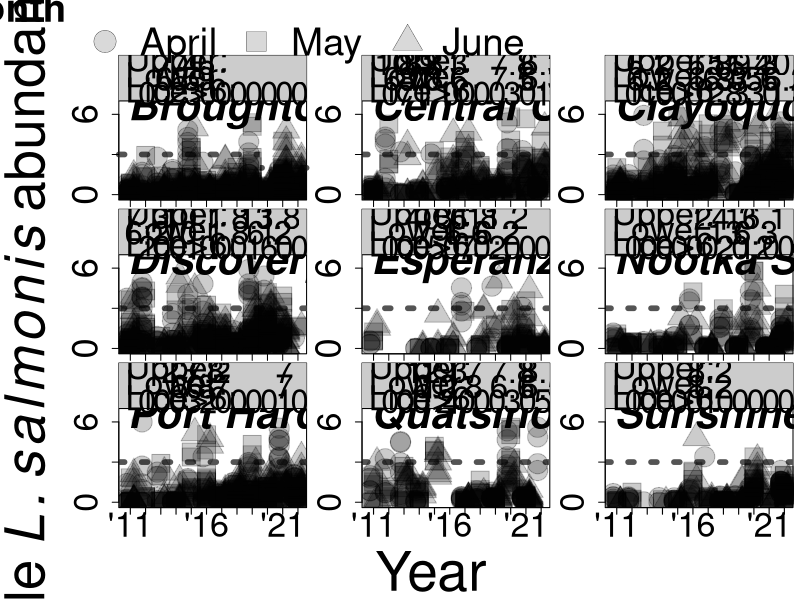

This figure's R source:
# Figure 2: Sea Lice Counts #

## Load packages ## 

library(tidyverse)

## Load the data ## 
#quartz()

motiles <- read.csv("Data/5_SeaLiceCounts.csv")

## Prepare the data ##

motiles <- motiles %>%
  filter(Month %in% c("April", "May", "June")) %>%
  mutate(Mots = .$Average.L..salmonis.motiles.per.fish,
         Mots1 = Mots) 
           
motiles$Mots[which(motiles$Mots > 6)] <- 12      

zones <- motiles %>% 
  filter(Finfish.Aquaculture.Management.Unit != "Barkley Sound") %>% 
  .$Finfish.Aquaculture.Management.Unit %>% unique()

years <- seq(2011,2022)

labs <- c()
for (i in 1:length(years)) {

  labs[i] <- paste0("'", i + 10)
  
}


## Plot the data ##

png("Plots/sealice_plot.png", 
    width = 2110, height = 1600,
    # width = 20, height = 10,
    # units = "in"
    )

par(mfrow = c(3, 3),
    mar = c(0.5, 4, 0.2, 0.2),
    oma=c(6.5,5,4,0.33),
    mgp = c(0, 1.4, 0))

# draw a plot for each sea lice reporting zone using a for loop 

for (i in seq_along(zones)) {
  
# subset data frame by sea lice reporting zone
zones_motiles <- motiles %>%
    filter(Finfish.Aquaculture.Management.Unit == zones[i])

if (i ==1) {
  
  plot(NA,
       xaxt = "n", xlab = NA,
       ylim = c(0, 10), xlim = c(2010.7, 2022.11),#c(min(motiles$Year), max(motiles$Year)),
       yaxt = "n", ylab = NA,
       #type = "p"
  )
  
  clip(2010, 2019.5, 0, 4)
  abline(h = 3, col = "grey33", lwd = 5.5, lty = 3,
         which = 1)
  clip(2019.5, 2025, 0, 4)
  abline(h = 2, col = "grey33", lwd = 5.5, lty = 3,
         which = 1)
  
  # add axes labels 
  axis(side = 1, at = unique(motiles$Year), 
       tick = TRUE, labels = FALSE)
  axis(side = 2, at = c(0, 3, 6), 
       tick = TRUE, labels = TRUE, cex.axis = 1.8 + 1.5)
  
} else if (i %in% 2:6) {

  plot(NA,
       xaxt = "n", xlab = NA,
       ylim = c(0, 10), xlim = c(2010.7, 2022.11),#c(min(motiles$Year), max(motiles$Year)),
       yaxt = "n", ylab = NA,
       #type = "p"
       )
  
  abline(h = 3, col = "grey33", lwd = 5.5, lty = 3,
         which = 1)

# add axes labels 
  axis(side = 1, at = unique(motiles$Year), 
       tick = TRUE, labels = FALSE)
  axis(side = 2, at = c(0, 3, 6), 
       tick = TRUE, labels = TRUE, cex.axis = 1.8 + 1.5)

} else {
  
  plot(NA, #x = zones_motiles$Year, y = zones_motiles$Mots, 
       xaxt = "n", xlab = NA,
       ylim = c(0, 10), xlim = c(2010.7, 2022.11),#c(min(motiles$Year), max(motiles$Year)),
       yaxt = "n", ylab = NA,
       #type = "p"
       )

  abline(h = 3, col = "grey33", lwd = 5.5, lty = 3,
         which = 1)
  
  
  
# add axes labels 
  axis(side = 1, at = unique(motiles$Year), 
       labels = labs, lwd.ticks = 1.1,
       tick = TRUE, cex.axis = 1.8 + 1.3)
  axis(side = 2, at = c(0, 3, 6), cex.axis = 1.8 + 1.3,
       tick = TRUE, labels = TRUE)
  
}

# change symbols to represent observations by month

sites <- unique(zones_motiles$Site.Common.Name)

for(j in 1:length(sites)) {
  
  zz1 <- subset(zones_motiles, Site.Common.Name == sites[j])
  
  zz2 <- subset(zz1, Month == "April")
  points(zz2$Year - 0.23, zz2$Mots, pch = 21,
         col = alpha("black", 0.25),
         bg = alpha("black", 0.2),
         cex = 2.8 + 1.3)

  zz2 <- subset(zz1, Month == "May")
  points(zz2$Year, zz2$Mots, pch = 22, 
         col = alpha("black", 0.25),
         bg = alpha("black", 0.2),
         cex = 2.8 + 1.3)

  zz2 <- subset(zz1, Month == "June")
  points(zz2$Year + 0.23, zz2$Mots, pch = 24, 
         col = alpha("black", 0.25),
         bg = alpha("black", 0.2),
         cex = 2.8 + 1.3)
  
}

# add label for sea lice reporting zone 
text(x = 2010.5 - 0.1 , y = 6.3, 
     zones[i], pos = 4, 
     cex = 2.3 + 1.5, font = 4)

# add red line for sea lice reporting threshold 
# abline(h = 3, col = "grey33", lwd = 3, lty = 3,
#        which = 1)

# add grey box at the top of the plot 
polygon(x = c(2010.2, 2022.6, 
              2022.6, 2010.2), 
        y = c(7, 7, 10.5, 10.5),
        col = grey(0.8))

# add sea lice reporting numbers in the grey box
text(c(2011-0.75), 9.8, "Upper:", pos=4, cex = 1.8 + 1.3)
text(c(2011-0.75), 8.65, "Lower:", pos=4, cex = 1.8 + 1.3)
text(c(2011-0.75), 7.5, "Lice>6:", pos=4, cex = 1.8 + 1.3)

N <-c() # number of observations where number of motiles per fish is over 6
L <-c() # minimum over 6
U <-c() # maximum over 6

for (t in seq_along(years)) {
  
  m <- subset(
    zones_motiles, 
    Year == unique(zones_motiles$Year)[t])$Mots1
  
  k <- which(m > 6)
  N[t] <- length(k)
  
  if (N[t] > 0) {
  
  L[t] <- min(m[k], na.rm = TRUE)
  U[t] <- max(m[k], na.rm = TRUE)
  
  text(years[t] + 0.1, 8.65, L[t] %>% round(1), cex = 1.7 + 1.3)
  text(years[t] + 0.1, 9.8, U[t] %>% round(1), cex = 1.7 + 1.3)

  }
  }

text(years[2:length(years)] + 0.1, 7.55, N[2:12], cex = 1.7 + 1.3)

}

# add common x and y axis labels and legend
mtext('Year', side = 1, 
      line = 5, outer = TRUE, cex = 2 + 1.3)

ylabel <- expression(Mean~motile~italic(L.~salmonis)~abundance~on~farms)
mtext(ylabel, 
      side = 2, 
      line = 1.3, outer = TRUE, cex = 2 + 1.3)


par(fig = c(0, 1, 0, 1), 
    oma = c(0, 0, 0, 0), 
    mar = c(0, 0, 0, 0), 
    new = TRUE,
    adj = 1)

plot(0, 0, type = 'l', bty = 'n', xaxt = 'n', yaxt = 'n')
legend(-0.89, 1.097,
       legend = c("April", "May", "June"),
       pch = c(21, 22, 24), cex = 2 + 1.5, 
       horiz = TRUE, 
       #fill = gray(c(0.6, 0.3, 0.9)),
       #pt.col = alpha("black", 1),
       pt.lwd = 0.3,
       pt.bg = gray(c(0.85, 0.85, 0.85)),
       pt.cex = 4.5,
       seg.len = 1, bty = "n")
text(-0.90, 1.052, 'Month', 
      cex = 2 + 1.5, font = 2)

# abline(h = -0.102, col = "grey33", lwd = 3, lty = 3)

dev.off()

## END ##
